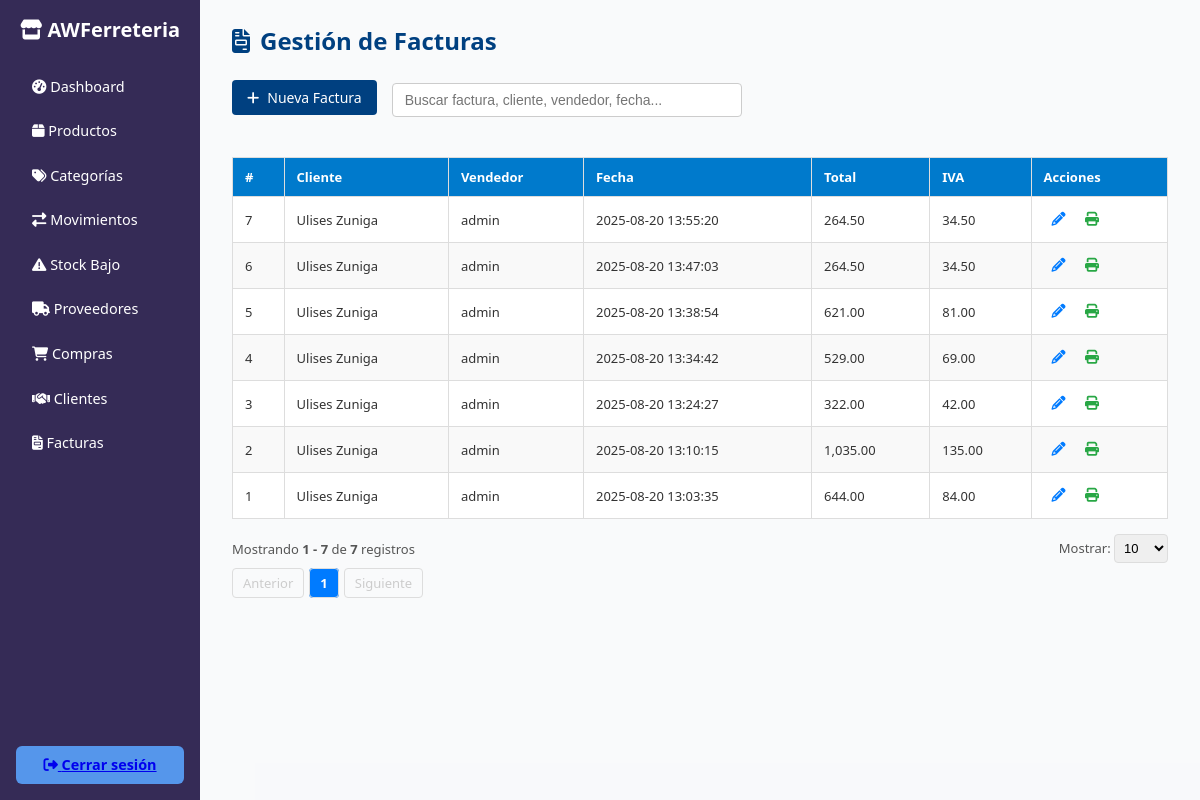
Before: /facturacion/facturas.php (signed in) with the older database file.
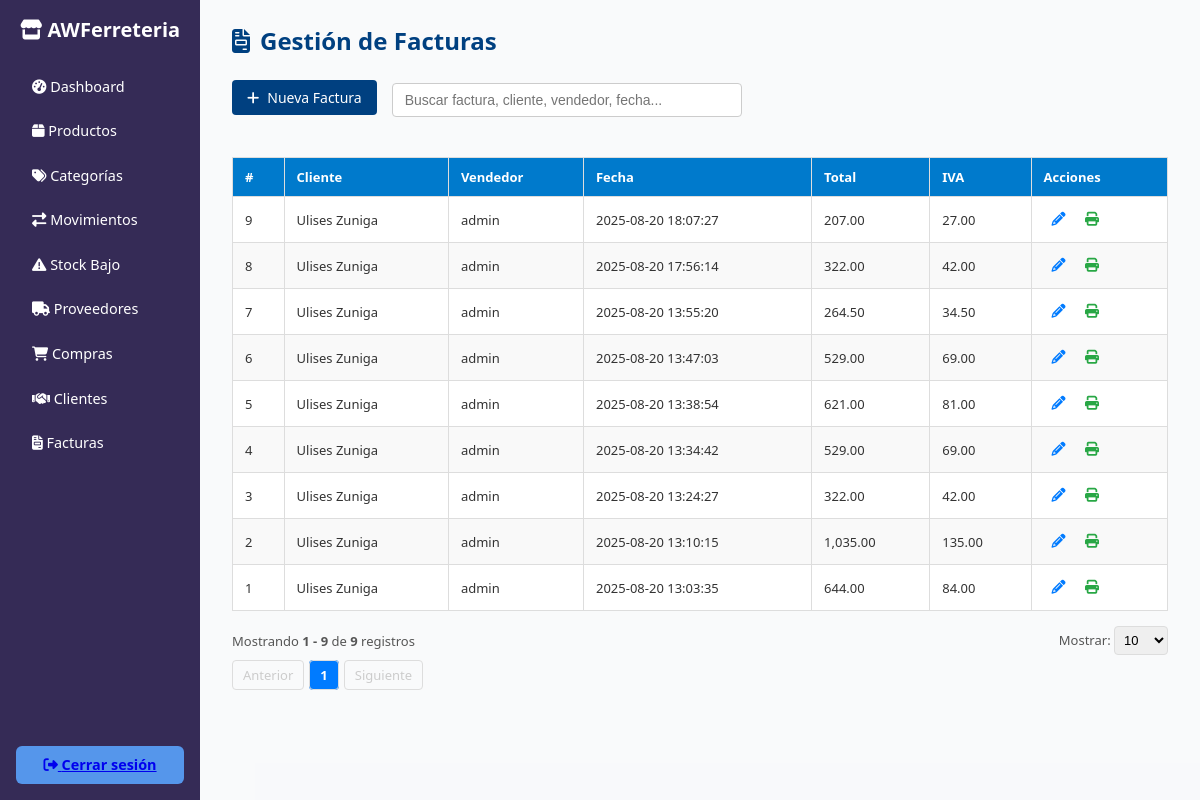
After: the same page with the newer database file.
### tables this page shows
CREATE TABLE `facturas` (
  `idfactura` int(11) NOT NULL,
  `idcliente` int(11) NOT NULL,
  `idusuario` int(11) NOT NULL,
  `fecha` datetime DEFAULT current_timestamp(),
  `total` decimal(10,2) NOT NULL,
  `iva` decimal(10,2) DEFAULT 0.00,
  `activo` bit(1) DEFAULT b'1',
  `usuarioregistra` int(11) DEFAULT NULL,
  `fecharegistro` datetime DEFAULT current_timestamp(),
  `usuarioactualiza` int(11) DEFAULT NULL,
  `fechaactualizacion` datetime DEFAULT NULL
);

CREATE TABLE `usuarios` (
  `idusuario` int(11) NOT NULL,
  `nombrecompleto` varchar(100) NOT NULL,
  `usuario` varchar(50) NOT NULL,
  `contrasena` varchar(255) NOT NULL,
  `correo` varchar(100) DEFAULT NULL,
  `telefono` varchar(20) DEFAULT NULL,
  `idrol` int(11) NOT NULL,
  `activo` bit(1) NOT NULL DEFAULT b'1',
  `usuarioregistra` int(11) NOT NULL,
  `fecharegistro` datetime NOT NULL DEFAULT current_timestamp(),
  `usuarioactualiza` int(11) DEFAULT NULL,
  `fechaactualizacion` datetime DEFAULT NULL ON UPDATE current_timestamp()
);

### config/seguridad.php (called while the page is built, shortened)
<?php
function obtenerMenusUsuario($idusuario) {
    $conn = getConnection();
    $menus = [];
    $sql = "SELECT usuario, clave FROM vista_permisos_menus WHERE idusuario = ? AND activo = b'1' ORDER BY usuario";
    $stmt = $conn->prepare($sql);
    $stmt->bind_param("i", $idusuario);
    $stmt->execute();
    $result = $stmt->get_result();
    while ($row = $result->fetch_assoc()) {
        $menus[] = $row;
    }
    return $menus;
}
?>

### facturacion/facturas.php (the view, shortened to what this page needs)
<?php
require_once('../config/seguridad.php');
$conn = getConnection();
$pagina = isset($_GET['pagina']) ? (int)$_GET['pagina'] : 1;
$porPagina = isset($_GET['por_pagina']) ? (int)$_GET['por_pagina'] : 10;
$busqueda = trim($_GET['busqueda'] ?? '');
$offset = ($pagina - 1) * $porPagina;
$where = "";
$params = [];
$types = "";
try {
    $sqlCount = "SELECT COUNT(*) as total FROM facturas f
                 INNER JOIN clientes c ON f.idcliente = c.idcliente
                 INNER JOIN usuarios u ON f.idusuario = u.idusuario $where";
    $stmtCount = $conn->prepare($sqlCount);
    if ($stmtCount) {
        $stmtCount->execute();
        $resultCount = $stmtCount->get_result();
        $totalRegistros = $resultCount->fetch_assoc()['total'] ?? 0;
    } else {
        $totalRegistros = 0;
    }
} catch (Exception $e) {
    $totalRegistros = 0;
}
$totalPaginas = max(1, ceil($totalRegistros / $porPagina));
$facturas = [];
try {
    $sql = "SELECT f.idfactura,
               CONCAT(c.nombre, ' ', c.apellido) AS cliente,
               u.usuario AS vendedor,
               f.fecha,
               f.total,
               f.iva
        FROM facturas f
        INNER JOIN clientes c ON f.idcliente = c.idcliente
        INNER JOIN usuarios u ON f.idusuario = u.idusuario
        $where
        ORDER BY f.fecha DESC
        LIMIT ? OFFSET ?";
    $stmt = $conn->prepare($sql);
    if ($stmt) {
        if (!empty($params)) {
            $stmt->bind_param($types . "ii", ...array_merge($params, [$porPagina, $offset]));
        } else {
            $stmt->bind_param("ii", $porPagina, $offset);
        }
        $stmt->execute();
        $result = $stmt->get_result();
        $facturas = $result->fetch_all(MYSQLI_ASSOC);
    }
} catch (Exception $e) {
    $facturas = [];
}
?>
<!DOCTYPE html>
<html lang="es">
<head>
    <link rel="stylesheet" href="https://cdnjs.cloudflare.com/ajax/libs/font-awesome/6.4.0/css/all.min.css">
</head>
<body>
    <div class="container">
        <?php include('../includes/sidebar_inventario.php'); ?>
        <main class="main-content">
            <h2><i class="fas fa-file-invoice"></i> Gestión de Facturas</h2>
            <div style="display: flex; align-items: center; gap: 15px; flex-wrap: wrap; margin-bottom: 20px;">
                <a href="nueva_factura.php" class="btn">
                    <i class="fas fa-plus"></i> Nueva Factura
                </a>
                <div class="search-container" style="flex: 1; max-width: 350px;">
                    <input type="text" id="busquedaFactura"
                        placeholder="Buscar factura, cliente, vendedor, fecha..."
                        value="<?= htmlspecialchars($busqueda) ?>">
                </div>
            </div>
            <table id="tablaFacturas">
                <thead>
                    <tr>
                        <th>#</th>
                        <th>Cliente</th>
                        <th>Vendedor</th>
                        <th>Fecha</th>
                        <th>Total</th>
                        <th>IVA</th>
                        <th>Acciones</th>
                    </tr>
                </thead>
                <tbody id="tbodyFacturas">
                    <?php if (!empty($facturas)): ?>
                        <?php foreach ($facturas as $factura): ?>
                            <tr>
                                <td><?= $factura['idfactura'] ?></td>
                                <td><?= htmlspecialchars($factura['cliente']) ?></td>
                                <td><?= htmlspecialchars($factura['vendedor']) ?></td>
                                <td><?= $factura['fecha'] ?></td>
                                <td><?= number_format($factura['total'], 2) ?></td>
                                <td><?= number_format($factura['iva'], 2) ?></td>
                                <td>
                                    <button class="action-btn edit-btn"
                                            onclick="window.location.href='detalle_factura.php?id=<?= $factura['idfactura'] ?>'"
                                            title="Editar">
                                        <i class="fas fa-pencil-alt"></i>
                                    </button>
                                    <button class="action-btn print-btn"
                                            onclick="window.location.href='imprimir_factura.php?id=<?= $factura['idfactura'] ?>'"
                                            title="Imprimir">
                                        <i class="fas fa-print"></i>
                                    </button>
                                </td>
                            </tr>
                        <?php endforeach; ?>
                    <?php else: ?>
                        <tr><td colspan="7" class="no-results">No se encontraron facturas.</td></tr>
                    <?php endif; ?>
                </tbody>
            </table>
            <?php if ($totalRegistros > 0): ?>
                <div class="pagination-container">
                    <div>
                        Mostrando <strong><?= min($offset + 1, $totalRegistros) ?> - <?= min($offset + $porPagina, $totalRegistros) ?></strong> de <strong><?= $totalRegistros ?></strong> registros
                    </div>
                    <div>
                        <label for="por_pagina">Mostrar: </label>
                        <select id="por_pagina" class="per-page-select">
                            <option value="10" <?= $porPagina == 10 ? 'selected' : '' ?>>10</option>
                        </select>
                    </div>
                </div>
                <ul class="pagination" style="margin-top:10px;">
                    <li>
                        <a href="?pagina=<?= max(1, $pagina - 1) ?>&por_pagina=<?= $porPagina ?>&busqueda=<?= urlencode($busqueda) ?>"
                           class="<?= $pagina <= 1 ? 'disabled' : '' ?>">Anterior</a>
                    </li>
                    <?php for ($i = 1; $i <= $totalPaginas; $i++): ?>
                        <li>
                            <a href="?pagina=<?= $i ?>&por_pagina=<?= $porPagina ?>&busqueda=<?= urlencode($busqueda) ?>"
                               class="<?= $i == $pagina ? 'current' : '' ?>"><?= $i ?></a>
                        </li>
                    <?php endfor; ?>
                    <li>
                        <a href="?pagina=<?= min($totalPaginas, $pagina + 1) ?>&por_pagina=<?= $porPagina ?>&busqueda=<?= urlencode($busqueda) ?>"
                           class="<?= $pagina >= $totalPaginas ? 'disabled' : '' ?>">Siguiente</a>
                    </li>
                </ul>
            <?php endif; ?>
        </main>
    </div>
</body>
</html>

### includes/sidebar_inventario.php (shortened to what this page needs)
<?php
require_once('../config/seguridad.php');
$idusuario = $_SESSION['idusuario'];
$menus = obtenerMenusUsuario($idusuario);
$clavesMenus = array_column($menus, 'clave');
?>
<aside class="sidebar">
    <h2><i class="fas fa-store"></i> AWFerreteria</h2>
    <nav>
        <a href="../admin/dashboard_admin.php"><i class="fas fa-tachometer-alt"></i> Dashboard</a>
        <?php if (in_array('2.1.productos', $clavesMenus)): ?>
            <a href="../inventario/productos.php"><i class="fas fa-box"></i> Productos</a>
        <?php endif; ?>
        <?php if (in_array('2.2.categorias', $clavesMenus)): ?>
            <a href="../inventario/categorias.php"><i class="fas fa-tags"></i> Categorías</a>
        <?php endif; ?>
        <?php if (in_array('2.3.movimientos', $clavesMenus)): ?>
            <a href="../inventario/movimientos.php"><i class="fas fa-exchange-alt"></i> Movimientos</a>
        <?php endif; ?>
        <?php if (in_array('2.4.stock_bajo', $clavesMenus)): ?>
            <a href="../inventario/stock_bajo.php"><i class="fas fa-exclamation-triangle"></i> Stock Bajo</a>
        <?php endif; ?>
        <?php if (in_array('2.5.proveedores', $clavesMenus)): ?>
            <a href="../proveedores/proveedores.php"><i class="fas fa-truck"></i> Proveedores</a>
        <?php endif; ?>
        <?php if (in_array('2.6.compras', $clavesMenus)): ?>
            <a href="../proveedores/compras.php"><i class="fas fa-shopping-cart"></i> Compras</a>
        <?php endif; ?>
        <?php if (in_array('2.7.clientes', $clavesMenus)): ?>
            <a href="../clientes/clientes.php"><i class="fas fa-handshake"></i> Clientes</a>
        <?php endif; ?>
        <?php if (in_array('2.8.facturas', $clavesMenus)): ?>
            <a href="../facturacion/facturas.php"><i class="fas fa-file-invoice"></i> Facturas</a>
        <?php endif; ?>
    </nav>
    <a href="../auth/logout.php" class="logout-btn"><i class="fas fa-sign-out-alt"></i> Cerrar sesión</a>
</aside>

### facturacion/facturas.php (style rules this page uses)
* { box-sizing: border-box; margin: 0; padding: 0; }
body, html { height: 100%; font-family: 'Segoe UI', Tahoma, Geneva, Verdana, sans-serif; background-color: #f4f6f85c; color: #333; }
.container { display: flex; height: 100vh; }
.main-content { flex: 1; padding: 1rem 1.5rem; margin: 0.5rem; overflow-y: auto; font-size: 14px; }
.main-content h2 { color: #004080; margin-bottom: 1rem; font-size: 1.5rem; display: flex; align-items: center; }
.main-content h2 i { margin-right: 10px; }
.btn { display: inline-flex; align-items: center; justify-content: center; background-color: #004080; color: white; padding: 8px 15px; text-decoration: none; border-radius: 4px; font-size: 14px; margin-bottom: 15px; border: none; cursor: pointer; transition: background-color 0.3s; }
.btn i { margin-right: 8px; }
.action-btn { border: none; background: none; cursor: pointer; padding: 5px 8px; border-radius: 5px; transition: 0.3s; }
.action-btn i { font-size: 14px; }
.edit-btn { color: #007bff; }
.print-btn { color: #28a745; }
table { width: 100%; border-collapse: collapse; background-color: #fff; font-size: 13px; margin-top: 10px; }
th, td { padding: 10px 12px; border: 1px solid #ddd; text-align: left; }
th { background-color: #007acc; color: white; font-weight: 600; }
tr:nth-child(even) { background-color: #f9f9f9; }
.search-container { max-width: 350px; margin: 10px 0 20px 0; }
.search-container input { width: 100%; padding: 8px 12px; border: 1px solid #ccc; border-radius: 4px; font-size: 14px; }
.pagination-container { display: flex; justify-content: space-between; align-items: center; margin-top: 15px; font-size: 13px; color: #555; }
.pagination { display: flex; list-style: none; margin: 0; padding: 0; gap: 5px; }
.pagination a, .pagination span { padding: 5px 10px; border: 1px solid #ddd; border-radius: 4px; text-decoration: none; color: #007bff; font-size: 13px; }
.pagination .current { background-color: #007bff; color: white; font-weight: bold; }
.pagination .disabled { color: #ccc; cursor: not-allowed; }
.per-page-select { padding: 5px; border: 1px solid #ddd; border-radius: 4px; font-size: 13px; }

### includes/sidebar_inventario.php (style rules this page uses)
.sidebar { width: 200px; background-color: #352b56ff; color: white; display: flex; flex-direction: column; padding: 1rem 1rem; }
.sidebar h2 { font-size: 1.25rem; margin-bottom: 1.5rem; text-align: center; font-weight: bold; }
.sidebar nav a { color: white; text-decoration: none; padding: 0.6rem 1rem; border-radius: 6px; margin-bottom: 0.4rem; display: block; transition: background-color 0.3s ease; font-size: 0.9rem; }
.sidebar .logout-btn { margin-top: auto; background-color: #5596ebff; padding: 0.6rem 1rem; border-radius: 6px; text-align: center; font-weight: bold; cursor: pointer; transition: background-color 0.3s ease; font-size: 0.9rem; }

Changed rows visible on the page:
added facturas: idfactura "9", cliente "Ulises Zuniga", idusuario.usuario "admin", fecha "2025-08-20 18:07:27", total "207.00", iva "27.00"
added facturas: idfactura "8", cliente "Ulises Zuniga", idusuario.usuario "admin", fecha "2025-08-20 17:56:14", total "322.00", iva "42.00"
changed facturas id 6: total "264.50" → "529.00"; iva "34.50" → "69.00"
Other visible differences:
min($offset + $porPagina, $totalRegistros): "7" → "9"
$totalRegistros: "7" → "9"
